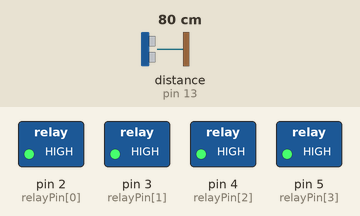
This sketch was run on a simulated Arduino Uno, built with avr-gcc and run on an emulated ATmega328P. Parts: switched loads named in the sketch (green lamp = pin HIGH). Wiring (from diagram.json): 2 × ultrasonic range finder: trigger pin 8, echo pin 9 / trigger pin 6, echo pin 7. The inputs (shaded band) are chosen by the test bench; at power-on: distance to the obstacle (sensor on pin 13) 80 cm. The echo pulse lasts 58.3 µs per cm.

Above: at 1.2 s.
1.3 s: distance to the obstacle (sensor on pin 13) set to 6 cm
3.2 s: distance to the obstacle (sensor on pin 13) set to 3 cm
At 4.4 s:
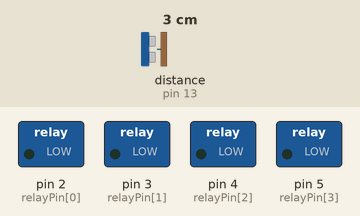
Timing chart, 0 to 6.2 s (numbered marks = the images above; inputs shaded):
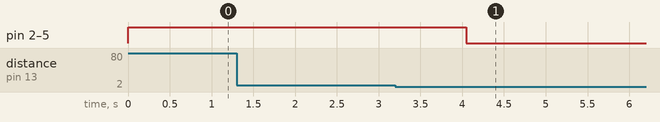

The sketch:

ferramenta.ino
```cpp
#include "Wire.h"
#include "Ultrasonic.h"

// *** FERRAMENTA
#define toolIDBits 3
int toolPin[2] = {A0, A1};
int toolID[toolIDBits] = {6,7,8};
int toolState = 0;
char* state[4]= {"Idle", "Alarm", "Run", "Engaged"};
char* tool[8] = {"Disengaged", "Umidade", "pH", "res1", "res2", "res3", "res4", "res5"};
// 0 = Idle (parado, sem ferramenta e longe de obstáculo)
// 1 = Alarm (próximo de obstáculo)
// 2 = Run (não deve se mexer)
// 3 = Engaged (com alguma ferramenta acoplada, mas parado)

// *** ULTRASSONICOS
int trigger[4]   = {12,12,12,12};
int echo[4]      = {13,13,13,13};
int clearance[4] = {0,  0, 0, 0};
Ultrasonic clearanceA(trigger[0],echo[0]);             //Configura os pinos sensor ultrassonico (Trigger,Echo)
Ultrasonic clearanceB(trigger[1],echo[1]);             //Configura os pinos sensor ultrassonico (Trigger,Echo)
Ultrasonic clearanceC(trigger[2],echo[2]);             //Configura os pinos sensor ultrassonico (Trigger,Echo)
Ultrasonic clearanceD(trigger[3],echo[3]);             //Configura os pinos sensor ultrassonico (Trigger,Echo)

// *** RELAY
#define relayCount 4
#define laserChannel 0
#define motorChannel 1
#define shadowChannel 2
#define vacuumChanel 3

int relayPin[relayCount] = {2,3,4,5};
bool relayState[relayCount];

int digitalReadTool() {
  return digitalRead(toolPin[0]);
}
int analogReadTool() {
  return analogRead(toolPin[0]);
}
void relay(int channel, bool status, int timeout = 0) {
  relayState[channel] = status;
  digitalWrite(relayPin[channel], status ? LOW : HIGH);
  toolState = status ? 2 : getTool();
}


void setup() {
  Serial.begin(9600);
  for (int i=0; i<relayCount;i++) {
    relayState[i] = false;
    pinMode(relayPin[i], OUTPUT);
    digitalWrite(relayPin[i], HIGH);
  }
  for (int i=0; i<toolIDBits;i++) {
    pinMode(toolID[i], INPUT);
  }
  getTool();
}

void loop() {
  getClearance();
  int timeout = 0;
  while (Serial.available()) {
    int incoming;
    int error = 0;
    bool analogRequest = false;
    bool digitalRequest = false;
    incoming = Serial.read();
    switch (incoming) {
      case 10:
      case 13:
        if (error) {
          Serial.print ("error:");
          Serial.println (error);
        }
        else {
          Serial.println("ok");
          analogRequest && analogReadTool();
          digitalRequest && digitalReadTool();
          error = 0;
          analogRequest = false;
          digitalRequest = false;
        }
        break;
      case '?': reportStatus(); break;
      case 'M':
      case 'm':
        int command;
        command = Serial.parseInt();

        switch (command) {
          case 0: relay(shadowChannel, true, timeout); break;
          case 1: relay(shadowChannel, false, timeout); break;

          case 3: relay(motorChannel, true, timeout); break;
          case 4: relay(laserChannel, true, timeout); break;
          case 5: relay(motorChannel, false, timeout); break;
          case 6: relay(laserChannel, false, timeout); break;
          case 10: relay(vacuumChanel, true, timeout); break;
          case 11: relay(vacuumChanel, false, timeout); break;
          case 12: analogRequest = true; break;
          case 13: digitalRequest = true; break;
          default: error = 20;
        }
        break;
      case 'S':
      case 's':
        timeout = Serial.parseInt();
      default:
        error = 21;
    }
  }
  delay(1000);
}

void reportStatus() {
  // State
  Serial.print ("<");
  Serial.print(state[toolState]);
  // Clearance
  getClearance();
  Serial.print("|Clearance:");
  for (int i=0;i<3;i++) {
    Serial.print(clearance[i]);
    Serial.print(",");
  }
  Serial.print(clearance[3]);
  // Relays
  Serial.print ("|Relay:");
  for (int i=0;i<relayCount-1;i++) {
    Serial.print(relayState[i]);
    Serial.print(",");
  }
  Serial.print(relayState[relayCount-1]);
  // Ferramenta
  int ID = getTool();
  Serial.print("|Tool:");
  Serial.print(tool[ID]);
  if (ID) {
    Serial.print("|Data:");
    Serial.print(analogRead(toolPin[0]));  //Mostra o valor da porta analogica no serial monitor
    Serial.print(",");
    Serial.print(analogRead(toolPin[1]));  //Mostra o valor da porta analogica no serial monitor
  }
  //TODO: LOOKAHEAD BUFFER |Bf:lookahead_buffer
  //Fecha mensagem
  Serial.println(">");
}
void reportError(int error) {
  Serial.println("error: 20");
  Serial.println(error);
}
void getClearance() {
  clearance[0] = clearanceA.read();
  if (clearance[0] < 5) alarm();
  clearance[1] = clearanceB.read();
  if (clearance[1] < 5) alarm();
  clearance[2] = clearanceC.read();
  if (clearance[2] < 5) alarm();
  clearance[3] = clearanceD.read();
  if (clearance[3] < 5) alarm();
}
int getTool() {
  int tool = 0;
  // Le o ID da ferramenta
  for (int i=0; i<toolIDBits; i++) {
   if(digitalRead(toolID[i])) tool += pow(2,i);
  }
  return tool;
}
void alarm() {
  for (int i=0; i<relayCount; i++) {
    digitalWrite(relayPin[i], LOW);
  }
  toolState = 1;
}
```

Measured:
- the behaviour switches between 5 and 4 cm on distance to the obstacle (sensor on pin 13) (found by bisection; images 0 and 1)
- after the input at 1.3 s, every drawn part: stays the same
- after the input at 3.2 s, pin 2 (relayPin[0]), pin 3 (relayPin[1]), pin 4 (relayPin[2]), pin 5 (relayPin[3]): HIGH → LOW after 0.85 s
